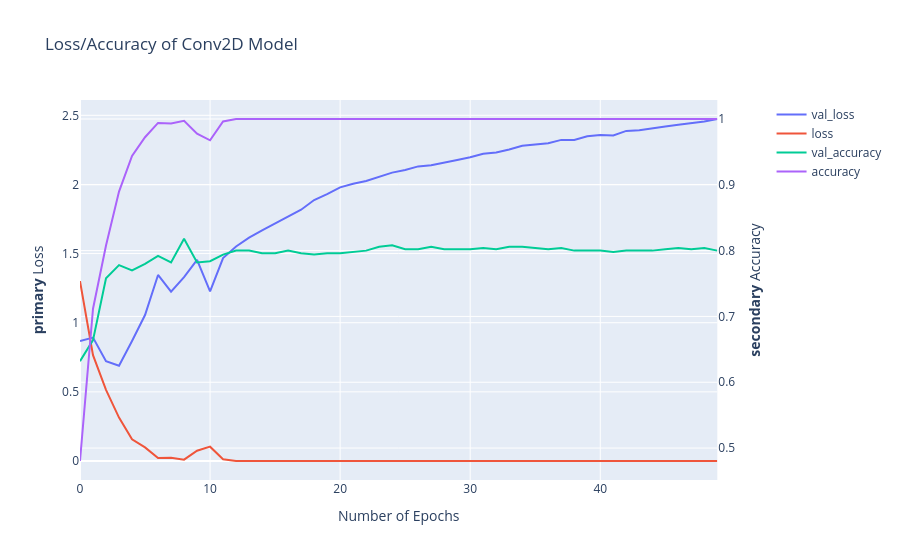

Notebook code for this chart:
### Code cell
fig = make_subplots(specs=[[{"secondary_y": True}]])

fig.add_trace(go.Scatter(y=model_fit.history['val_loss'], name="val_loss"), secondary_y=False)
fig.add_trace(go.Scatter(y=model_fit.history['loss'], name="loss"), secondary_y=False)
fig.add_trace(go.Scatter(y=model_fit.history['val_accuracy'], name="val_accuracy"), secondary_y=True)
fig.add_trace(go.Scatter(y=model_fit.history['accuracy'], name="accuracy"), secondary_y=True)

fig.update_layout(title_text="Loss/Accuracy of Conv2D Model")
fig.update_xaxes(title_text="Number of Epochs")
fig.update_yaxes(title_text="<b>primary</b> Loss", secondary_y=False)
fig.update_yaxes(title_text="<b>secondary</b> Accuracy", secondary_y=True)
fig.show()

### Figure 1 — Plotly figure (JSON) as saved in the notebook; plotly's stock layout.template omitted (floating-point values rounded to 4 significant figures)
{"data": [{"name": "val_loss", "type": "scatter", "xaxis": "x", "y": [0.8679, 0.8924, 0.7224, 0.6884, 0.8673, 1.056, 1.345, 1.224, 1.33, 1.455, 1.226, 1.467, 1.551, 1.615, 1.668, 1.718, 1.764, 1.817, 1.887, 1.93, 1.979, 2.006, 2.025, 2.058, 2.086, 2.104, 2.131, 2.139, 2.156, 2.177, 2.196, 2.222, 2.232, 2.252, 2.28, 2.29, 2.297, 2.322, 2.321, 2.349, 2.358, 2.355, 2.387, 2.392, 2.408, 2.42, 2.432, 2.442, 2.456, 2.473], "yaxis": "y"}, {"name": "loss", "type": "scatter", "xaxis": "x", "y": [1.301, 0.7656, 0.5148, 0.3137, 0.1573, 0.09855, 0.02096, 0.02382, 0.009902, 0.07454, 0.1037, 0.01262, 0.0007577, 0.0002601, 0.0001743, 0.0001276, 9.735e-05, 7.447e-05, 5.574e-05, 4.212e-05, 3.107e-05, 2.369e-05, 1.841e-05, 1.421e-05, 1.138e-05, 9.239e-06, 7.498e-06, 6.122e-06, 5.089e-06, 4.288e-06, 3.626e-06, 3.129e-06, 2.638e-06, 2.3e-06, 1.989e-06, 1.741e-06, 1.518e-06, 1.323e-06, 1.211e-06, 1.047e-06, 9.359e-07, 8.325e-07, 7.457e-07, 6.772e-07, 6.078e-07, 5.474e-07, 4.965e-07, 4.494e-07, 4.033e-07, 3.672e-07], "yaxis": "y"}, {"name": "val_accuracy", "type": "scatter", "xaxis": "x", "y": [0.632, 0.664, 0.758, 0.778, 0.77, 0.78, 0.792, 0.782, 0.818, 0.782, 0.784, 0.794, 0.8, 0.8, 0.796, 0.796, 0.8, 0.796, 0.794, 0.796, 0.796, 0.798, 0.8, 0.806, 0.808, 0.802, 0.802, 0.806, 0.802, 0.802, 0.802, 0.804, 0.802, 0.806, 0.806, 0.804, 0.802, 0.804, 0.8, 0.8, 0.8, 0.798, 0.8, 0.8, 0.8, 0.802, 0.804, 0.802, 0.804, 0.8], "yaxis": "y2"}, {"name": "accuracy", "type": "scatter", "xaxis": "x", "y": [0.4803, 0.7117, 0.8077, 0.8897, 0.944, 0.9723, 0.994, 0.9933, 0.9973, 0.9777, 0.9677, 0.9963, 1, 1, 1, 1, 1, 1, 1, 1, 1, 1, 1, 1, 1, 1, 1, 1, 1, 1, 1, 1, 1, 1, 1, 1, 1, 1, 1, 1, 1, 1, 1, 1, 1, 1, 1, 1, 1, 1], "yaxis": "y2"}], "layout": {"title": {"text": "Loss/Accuracy of Conv2D Model"}, "xaxis": {"anchor": "y", "domain": [0, 0.94], "title": {"text": "Number of Epochs"}}, "yaxis": {"anchor": "x", "domain": [0, 1], "title": {"text": "<b>primary</b> Loss"}}, "yaxis2": {"anchor": "x", "overlaying": "y", "side": "right", "title": {"text": "<b>secondary</b> Accuracy"}}}}
